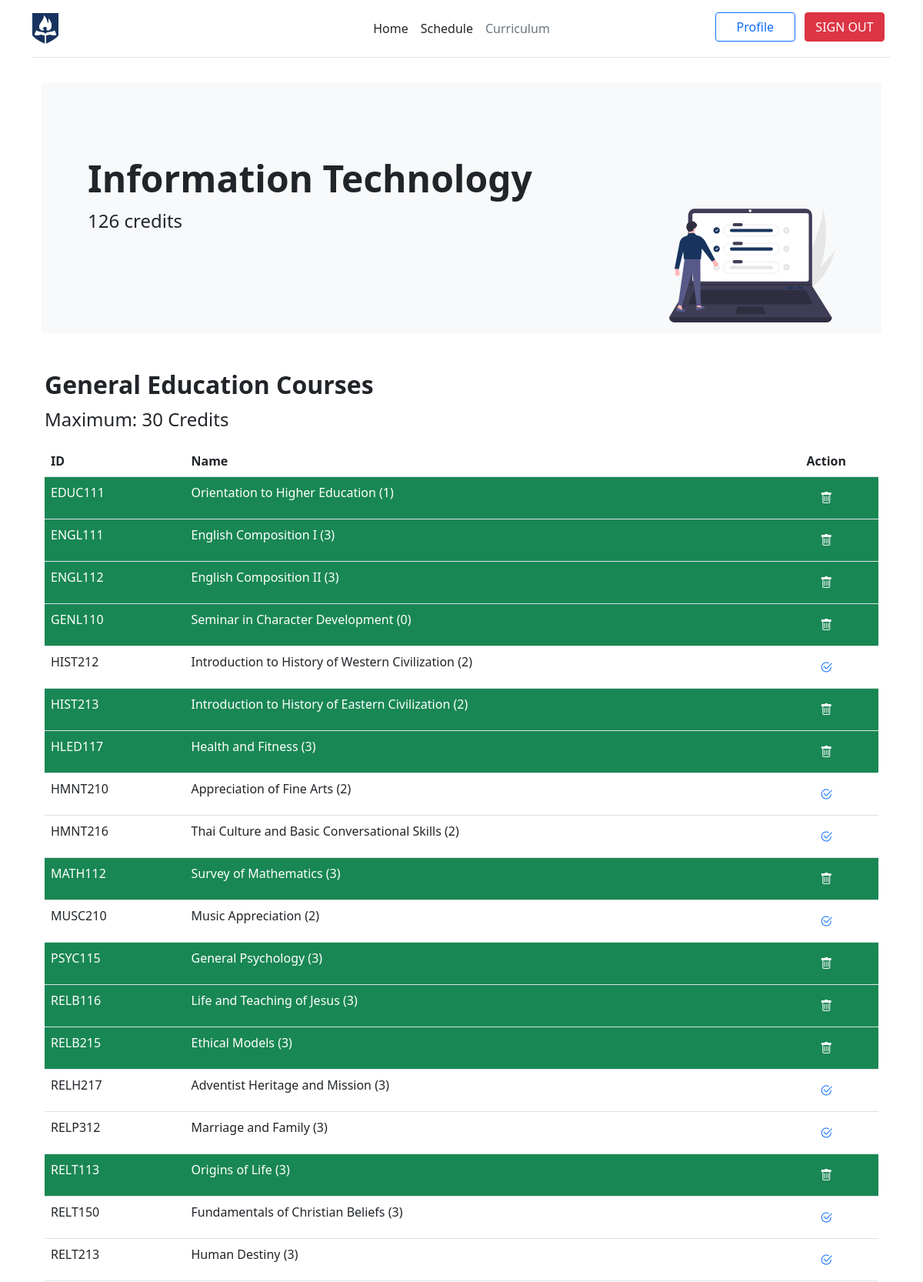
The page /curriculum (signed in, upper part) on the database its author committed.
### ssapp/models.py (models this page shows, shortened)
class Account(models.Model):
    user = models.OneToOneField(User, on_delete=models.CASCADE, related_name='account')
    major = models.ForeignKey(Curriculum, on_delete=models.CASCADE, related_name='major', null=False)
    enrolled_class = models.ManyToManyField('ClassSchedule', blank=True, related_name="enrolled_class")
    completed_course = models.ManyToManyField('Course', blank=True, related_name="completed_courses")
    earned_credits = models.PositiveSmallIntegerField(default=0)

class Curriculum(models.Model):
    name = models.CharField(max_length=50, unique=True)
    total_credits = models.PositiveSmallIntegerField()
    faculty = models.ForeignKey(Faculty, on_delete=models.CASCADE)
    courses = models.ManyToManyField('Course', blank=True, related_name="curriculum")
    def __str__(self):
        return "{}".format(self.name)

class Course(models.Model):
    id =  models.CharField(max_length=10, primary_key=True)
    name =  models.CharField(max_length=50)
    credits = models.PositiveSmallIntegerField(default=3)
    category = models.CharField(
        choices = [
            ("General Education Courses", "General Education Courses"),
            ("Professional Courses", "Professional Courses"),
        ], max_length=30, default="Professional Courses"
    )
    faculty = models.ManyToManyField('Faculty', blank=True, related_name="courses")

### ssapp/views.py (the view, shortened to what this page needs)
# urls.py: path('curriculum', views.UserCurriculum.as_view(), name='curriculum'),
class UserCurriculum(LoginRequiredMixin, generic.TemplateView):
    login_url = '/accounts/login'
    template_name = 'ssapp/curriculum.html'
    def get(self, *args, **kwargs):
        account = Account.objects.filter(user=self.request.user)[0]
        ge_courses = account.major.courses.filter(category = 'General Education Courses')
        pro_courses = account.major.courses.exclude(category = 'General Education Courses')
        other_courses = account.completed_course.filter(category="Professional Courses").exclude(faculty=account.major.faculty)
        register = 0
        for class_schedule in account.enrolled_class.all():
            register += class_schedule.course.credits
        context = {"account": account, 'ge_courses': ge_courses, 'pro_courses': pro_courses, 'other_courses': other_courses, 'register': register}
        return render(self.request, self.template_name, context)

### ssapp/templates/ssapp/curriculum.html (shortened to what this page needs)
{% extends 'ssapp/base.html' %}
{% load static %}
{% block html_head %}
    <link rel="stylesheet" href="https://cdn.jsdelivr.net/npm/bootstrap-icons@1.5.0/font/bootstrap-icons.css">
{% endblock %}
{% block header_curr %} <span class="text-muted"> Curriculum </span> {% endblock %}
{% block body %}
    <div class="container py-2">
        <div class="p-5 mb-4 bg-light rounded-3">
            <div class="container-fluid py-5 mb-2">
                <h1 class="display-5 fw-bold">{{ account.major }}</h1>
                <img class="float-end" src="{% static 'images/undraw_accept_tasks_po1c.svg' %}" height="150px">
                <p class="col-md-8 fs-4 mb-4"> {{ account.major.total_credits }} credits </p>
            </div>
        </div>
    </div>
    <div class="p-3">
        <h2 class="display-7 fw-bold">General Education Courses</h2>
        <p class="fs-4">Maximum: 30 Credits</p>
        <div class="table-responsive">
            <table class="table table-hover">
                <tr>
                    <th>ID</th>
                    <th>Name</th>
                    <th class="text-center">Action</th>
                </tr>
                {% for course in ge_courses %}
                    {% if course in account.completed_course.all %}
                        <tr class="bg-success text-white">
                        {% else %}
                            <tr>
                            {% endif %}
                            <td>{{ course.id }} </td>
                            <td>{{ course.name }} ({{ course.credits }})</td>
                            <td class="text-center">{% if course in account.completed_course.all %}
                                    <button type="button" id="unenroll_{{ course.pk }}" value="{{ course.pk }}" class="btn btn-link"><i class="bi bi-trash text-light"></i></button>
                                {% else %}
                                    <button class="btn btn-link" id="complete_{{ course.pk }}" value="{{ course.pk }}"><i class="bi bi-check2-circle text-primary"></i></button>
                                {% endif %}</td>
                            </tr>
                        {% endfor %}
            </table>
        </div>
    </div>
{% endblock %}

### rows shown on the page
Account: major "Information Technology", major.total_credits "126"
Course: id "EDUC111", name "Orientation to Higher Education", credits "1"
Course: id "ENGL111", name "English Composition I", credits "3"
Course: id "ENGL112", name "English Composition II", credits "3"
Course: id "GENL110", name "Seminar in Character Development", credits "0"
Course: id "HIST212", name "Introduction to History of Western Civilization", credits "2"
Course: id "HIST213", name "Introduction to History of Eastern Civilization", credits "2"
Course: id "HLED117", name "Health and Fitness", credits "3"
Course: id "HMNT210", name "Appreciation of Fine Arts", credits "2"
Course: id "HMNT216", name "Thai Culture and Basic Conversational Skills", credits "2"
Course: id "MATH112", name "Survey of Mathematics", credits "3"
Course: id "MUSC210", name "Music Appreciation", credits "2"
Course: id "PSYC115", name "General Psychology", credits "3"
Course: id "RELB116", name "Life and Teaching of Jesus", credits "3"
Course: id "RELB215", name "Ethical Models", credits "3"
Course: id "RELH217", name "Adventist Heritage and Mission", credits "3"
Course: id "RELP312", name "Marriage and Family", credits "3"
Course: id "RELT113", name "Origins of Life", credits "3"
Course: id "RELT150", name "Fundamentals of Christian Beliefs", credits "3"
Course: id "RELT213", name "Human Destiny", credits "3"
